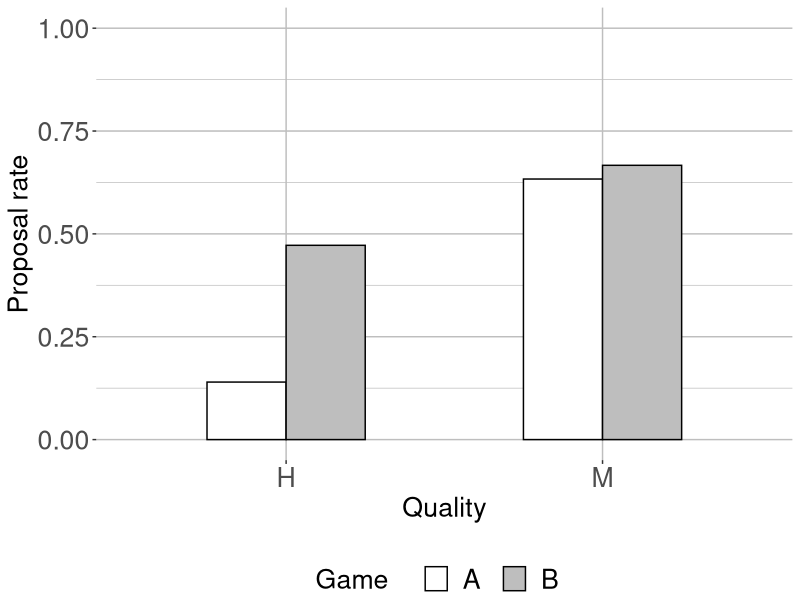
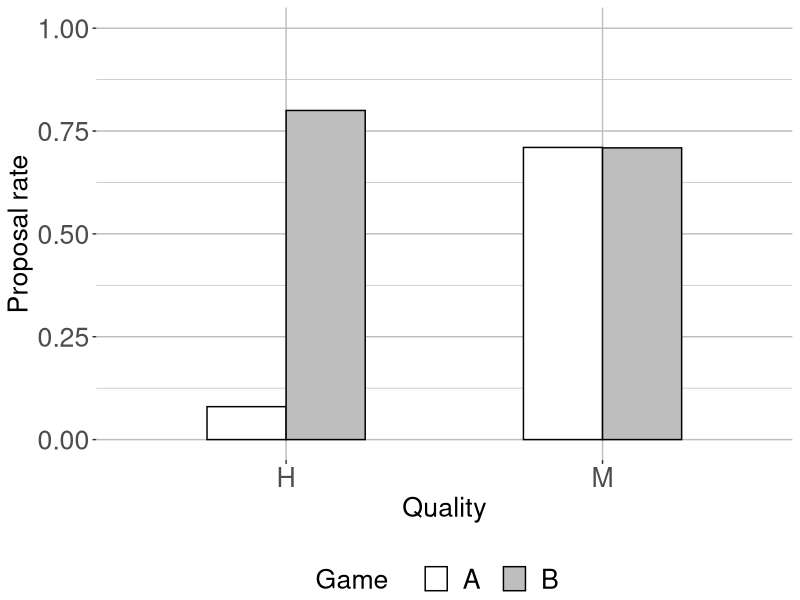

Generate these figures, in order, with R:
###################################################################
#### ANALYSIS OF INDIVIDUAL CHARACTERISTICS FROM BASE SESSIONS ####
###################################################################

####################################
#### PRELIMINARIES ####
####################################
library(here)
library(tidyverse)
library(forcats)
##############################################
##############################################

####################################
#### CREATE DATASET ####
####################################
### EDIT GAME DATA ###
data_game_raw<-read_csv(here("data","MaIn_data_base_game.csv"))
data_game_raw <- data_game_raw %>%
  mutate(player.type=factor(player.type)) %>%
  mutate(player.type=fct_recode(player.type,
                                "H"="1",
                                "M"="2",
                                "L"="3")) %>%
  mutate(player.signal=factor(player.signal)) %>%
  mutate(player.signal=fct_recode(player.signal,
                                  "h"="1",
                                  "m"="2",
                                  "l"="3")) %>%
  mutate(player.partner_type=factor(player.partner_type)) %>%
  mutate(player.partner_type=fct_recode(player.partner_type,
                                        "H"="1",
                                        "M"="2",
                                        "L"="3")) %>%
  mutate(subsession.game_name=factor(subsession.game_name))  %>%
  mutate(participant.id_in_treatment=interaction(factor(session.code),factor(participant.id_in_session))) %>%
  mutate(session.code=factor(session.code)) %>%
  select(session.code, participant.id_in_treatment, player.choice,subsession.round_number,subsession.game_name,
         player.match, player.partner_type, player.type, player.signal)
data_game <- data_game_raw %>%
  filter(subsession.round_number>20) %>%
  filter(player.type!="L") %>%
  filter(player.signal=="m")
######################
### EDIT MPL DATA ###
data_mpl <-read_csv(here("data","MaIn_data_base_mpl.csv"))
data_mpl <- data_mpl %>%
  mutate(participant.id_in_treatment=interaction(factor(session.code),factor(participant.id_in_session))) %>%
  select(participant.id_in_treatment, player.switching_row)
######################
### EDIT CRT DATA ###
data_crt <-read_csv(here("data","MaIn_data_base_crt.csv"))
data_crt <- data_crt %>%
  mutate(participant.id_in_treatment=interaction(factor(session.code),factor(participant.id_in_session))) %>%
  select(participant.id_in_treatment, player.num_correct)
######################
### EDIT SURVEY DATA ###
data_survey <-read_csv(here("data","MaIn_data_base_survey.csv"))
data_survey <- data_survey %>%
  mutate(player.sex=factor(player.sex)) %>%
  mutate(player.major=factor(player.major)) %>%
  mutate(participant.id_in_treatment=interaction(factor(session.code),factor(participant.id_in_session))) %>%
  select(participant.id_in_treatment,player.sex,player.major)
######################
### MERGE DATA ACROSS APPS ###
data_treatment <- data_game %>%
  left_join(data_mpl, by="participant.id_in_treatment") %>%
  left_join(data_crt, by="participant.id_in_treatment") %>%
  left_join(data_survey, by="participant.id_in_treatment") %>%
  rename(player.risk_aversion = "player.switching_row") %>%
  rename(player.crt_score = "player.num_correct")
rm(list=c("data_game", "data_mpl", "data_crt", "data_survey"))
##############################
##############################################
##############################################


####################################
#### REGRESSION ####
####################################
data_reg <- data_treatment
reg1 <- glm(formula = player.choice ~
              + (player.type=="H")
            + subsession.game_name
            + (player.type=="H") * subsession.game_name
            + (player.type=="H") * subsession.game_name * player.crt_score
            + (player.type=="H") * subsession.game_name * subsession.round_number
            #+ player.risk_aversion
            #+ player.crt_score
            #+ player.sex
            #+ player.major
            #+ subsession.round_number
            ,data=data_reg
            ,family = "gaussian"
)
summary(reg1)
##############################################
##############################################

####################################
#### BAR PLOTS FOR SUBSAMPLES ####
####################################

### SUBSAMPLE OF LATE ROUNDS ###
plot_data <- data_treatment %>%
  filter(subsession.round_number >=45) %>%
  group_by(player.type,
           subsession.game_name
  ) %>%
  summarise(mean = mean(player.choice))
scale <- 1.2
f <- ggplot(data=plot_data, aes(x=player.type, y=mean, fill=subsession.game_name)) +
  geom_bar(stat="identity", position=position_dodge(), colour="black", width = 0.5) +
  scale_fill_manual(name  ="Game    ",
                    values=c( "A"="white", "B"="grey"),
                    labels=c(" A  ", " B  ")) +
  ylab("Proposal rate") +
  xlab("Quality") +
  ylim(0,1) +
  theme(axis.title.y = element_text(size=16*scale)) +
  theme(axis.title.x = element_text(size=16*scale)) +
  theme(axis.text.x  = element_text(size=16*scale)) +
  theme(axis.text.y  = element_text(size=16*scale)) +
  theme(legend.text = element_text(size = 16*scale),
        legend.title = element_text(size=16*scale)) +
  theme(
    panel.background = element_rect(fill = "transparent") # bg of the panel
    , plot.background = element_rect(fill = "transparent", color = NA) # bg of the plot
    , panel.grid.major = element_line(colour = "grey") # get rid of major grid
    , panel.grid.minor = element_line(colour = "grey") # get rid of minor grid
    , legend.background = element_rect(fill = "transparent") # get rid of legend bg
    , legend.box.background = element_rect(fill = "transparent", color = NA) # get rid of legend panel bg
    , legend.key = element_rect(fill = "transparent", color = NA)
    , legend.position = "bottom"
    , legend.margin = margin(20,0.5,0.5,0.5)
  )
ggsave(f, filename = "bars_AvsB_learnt.png",  bg = "transparent", path=here("output"))
##############
### SUBSAMPLE OF HIGH CRT SUBJS ###
plot_data <- data_treatment %>%
  filter(player.crt_score >=2) %>%
  group_by(player.type,
           subsession.game_name
  ) %>%
  summarise(mean = mean(player.choice))
scale <- 1.2
f <- ggplot(data=plot_data, aes(x=player.type, y=mean, fill=subsession.game_name)) +
  geom_bar(stat="identity", position=position_dodge(), colour="black", width = 0.5) +
  scale_fill_manual(name  ="Game    ",
                    values=c( "A"="white", "B"="grey"),
                    labels=c(" A  ", " B  ")) +
  ylab("Proposal rate") +
  xlab("Quality") +
  ylim(0,1) +
  theme(axis.title.y = element_text(size=16*scale)) +
  theme(axis.title.x = element_text(size=16*scale)) +
  theme(axis.text.x  = element_text(size=16*scale)) +
  theme(axis.text.y  = element_text(size=16*scale)) +
  theme(legend.text = element_text(size = 16*scale),
        legend.title = element_text(size=16*scale)) +
  theme(
    panel.background = element_rect(fill = "transparent") # bg of the panel
    , plot.background = element_rect(fill = "transparent", color = NA) # bg of the plot
    , panel.grid.major = element_line(colour = "grey") # get rid of major grid
    , panel.grid.minor = element_line(colour = "grey") # get rid of minor grid
    , legend.background = element_rect(fill = "transparent") # get rid of legend bg
    , legend.box.background = element_rect(fill = "transparent", color = NA) # get rid of legend panel bg
    , legend.key = element_rect(fill = "transparent", color = NA)
    , legend.position = "bottom"
    , legend.margin = margin(20,0.5,0.5,0.5)
  )
ggsave(f, filename = "bars_AvsB_highCRT.png",  bg = "transparent", path=here("output"))
##############
##############################################
##############################################